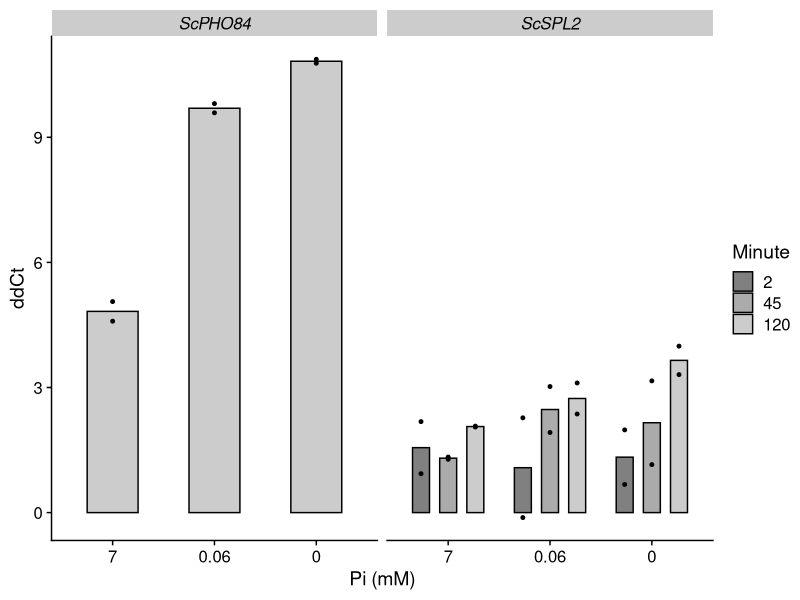
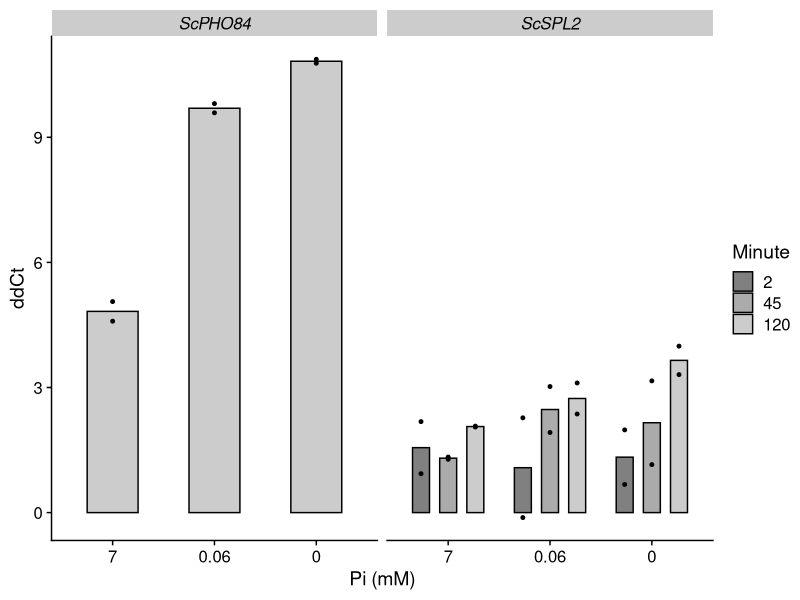

Recreate these plots in R, in order.
## ---- chunk 1
require(tidyverse)
require(cowplot)
## ---- chunk 2
raw <- read_tsv("20230116-CY-PHO84-SPL2-time-course-raw.tsv", col_types = cols(), comment = "#")
dat <- select(raw, Sample, Pi, Minute, Replicate, Target, Task, Cq) %>% 
  mutate(Pi = factor(Pi, levels = c(7, 0.06, 0)),
         Minute = factor(Minute, levels = c(0, 2, 45, 120)),
         Target = factor(Target, levels = c("scact1", "Scpho84", "Scspl2"),
                         labels = c("ScACT1", "ScPHO84", "ScSPL2")),
         Flag = ifelse(Cq >= 30, "Fail", "Pass"))
dCt <- dat %>% 
  filter(Task == "UNKNOWN") %>% 
  group_by(Pi, Minute, Replicate, Target) %>% 
  summarize(mCq = mean(Cq), .groups = "drop_last") %>% # drop grouping by Target
  mutate(dCt = mCq - mCq[Target == "ScACT1"]) %>% 
  filter(Target != "ScACT1")

ref <- ungroup(dCt) %>% filter(Minute == 0) %>% select(-Pi, - Minute, -mCq)
ddCt <- filter(dCt, Minute != 0) %>% 
  left_join(ref, by = c("Replicate", "Target"), suffix = c("", ".ref")) %>% 
  mutate(ddCt = dCt.ref - dCt)
## ---- chunk 3
p <- ggplot(ddCt, aes(x = Pi, y = ddCt)) +
  geom_bar(aes(fill = Minute), stat = "summary", fun = "mean", 
           position = position_dodge(.8), width = 0.5, color = "black") +
  geom_point(aes(group = Minute), size = 1,
             position = position_dodge(0.8)) +
  scale_fill_grey(start = 0.5) +
  facet_wrap(~Target) + xlab("Pi (mM)") +
  theme_cowplot() + theme(strip.text = element_text(face = 3))
p
ggsave("20230119-CY-qPCR-time-course-plot.png", width = 5, height = 3)
